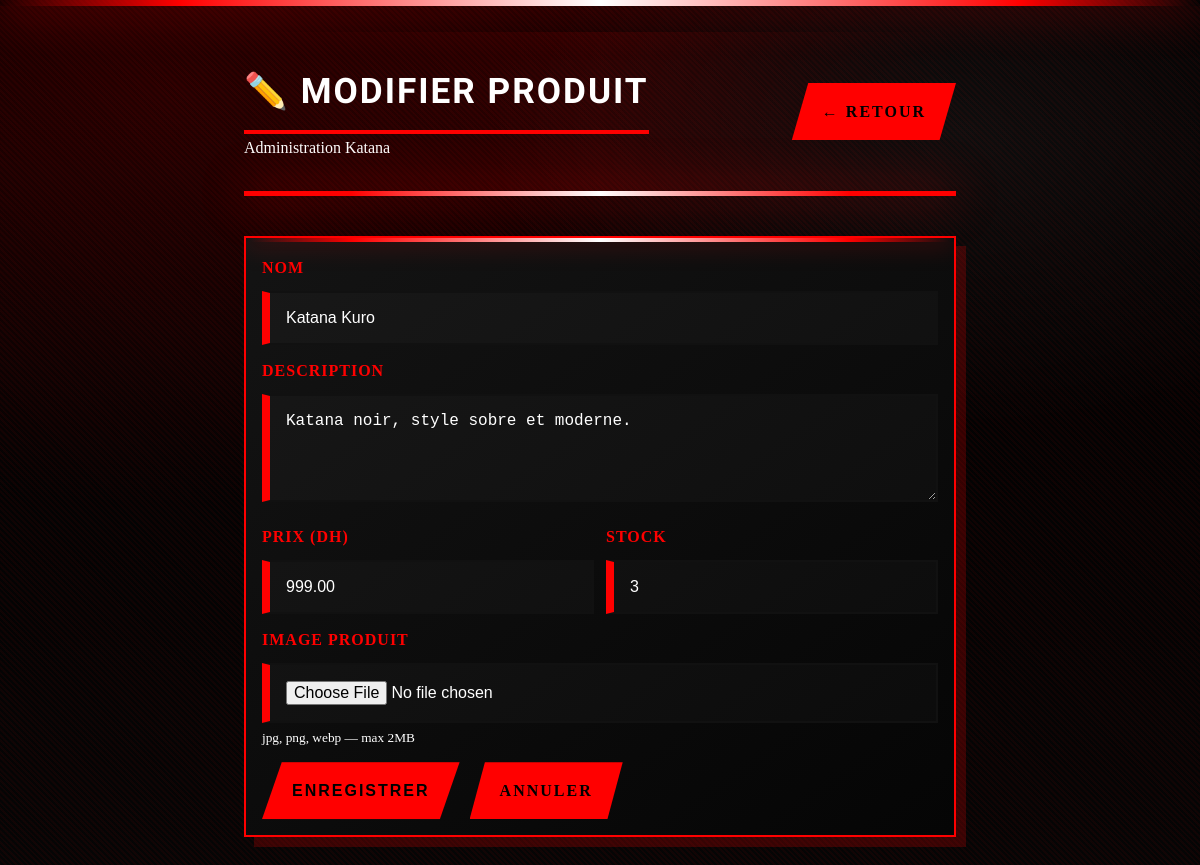
Page /php/admin/product_form.php?id=2 (signed in) on the committed database.
### tables this page shows
CREATE TABLE products (
  id INT AUTO_INCREMENT PRIMARY KEY,
  name VARCHAR(190) NOT NULL,
  description TEXT NULL,
  price DECIMAL(10,2) NOT NULL DEFAULT 0.00,
  stock INT NOT NULL DEFAULT 0,
  image VARCHAR(255) NULL,
  created_at TIMESTAMP DEFAULT CURRENT_TIMESTAMP,
  CHECK (stock >= 0),
  CHECK (price >= 0)
);

### php/admin/product_form.php (the view, shortened to what this page needs)
<?php
require_once __DIR__ . "/../includes/auth.php";
$id = (int)($_GET['id'] ?? 0);
$isEdit = $id > 0;
$name = "";
$description = "";
$price = "0.00";
$stock = "0";
if ($isEdit) {
  $stmt = $pdo->prepare("SELECT * FROM products WHERE id = ?");
  $stmt->execute([$id]);
  $p = $stmt->fetch(PDO::FETCH_ASSOC);
  $name = $p['name'];
  $description = $p['description'] ?? "";
  $price = $p['price'];
  $stock = $p['stock'];
}
?>
<!doctype html>
<html lang="fr">
<head>
  <link rel="stylesheet" href="/mini-ecommerce/php/public/assets/style.css">
</head>
<body>
<div class="page" style="max-width:760px;">
  <div class="topbar">
    <div>
      <h2 style="margin:0;">
        <?= $isEdit ? "✏️ Modifier" : "➕ Ajouter" ?> produit
      </h2>
      <div class="muted">Administration Katana</div>
    </div>
    <div class="actions">
      <a class="btn btn-soft" href="/mini-ecommerce/php/admin/products.php">
        ← Retour
      </a>
    </div>
  </div>
  <div class="card" style="padding:16px;">
    <form method="post" enctype="multipart/form-data" style="display:grid;gap:12px;">
      <div>
        <label>Nom</label>
        <input name="name" required value="<?= htmlspecialchars($name) ?>">
      </div>
      <div>
        <label>Description</label>
        <textarea name="description" rows="4"><?= htmlspecialchars($description) ?></textarea>
      </div>
      <div style="display:grid;grid-template-columns:1fr 1fr;gap:12px;">
        <div>
          <label>Prix (DH)</label>
          <input name="price" type="number" step="0.01" min="0" required value="<?= htmlspecialchars($price) ?>">
        </div>
        <div>
          <label>Stock</label>
          <input name="stock" type="number" min="0" required value="<?= htmlspecialchars($stock) ?>">
        </div>
      </div>
      <div>
        <label>Image produit</label>
        <input type="file" name="image" accept=".jpg,.jpeg,.png,.webp">
        <small>jpg, png, webp — max 2MB</small>
      </div>
      <div style="display:flex;gap:10px;flex-wrap:wrap;">
        <button class="btn btn-red" type="submit">
          Enregistrer
        </button>
        <a class="btn btn-outline" href="/mini-ecommerce/php/admin/products.php">
          Annuler
        </a>
      </div>
    </form>
  </div>
</div>
</body>
</html>

### php/public/assets/style.css (style rules this page uses)
:root { --primary-red: #ff0000; --blood-red: #8e0000; --katana-black: #000000; --dark-gray: #050505; --medium-gray: #111111; --light-gray: #ffffff; --silver: #e6e6e6; --chrome: #ffffff; --gold: #ffd700; --radius: 0px; --radius-sm: 0px; --radius-sharp: 0px; --border: 1px solid rgba(255, 255, 255, .2); --border-red: 2px solid var(--primary-red); --shadow-md: 10px 10px 0px rgba(255, 0, 0, 0.2); --shadow-lg: 15px 15px 0px rgba(255, 0, 0, 0.4); --shadow-red: 0 0 20px rgba(255, 0, 0, 0.6); --glow-red: 0 0 25px rgba(255, 0, 0, .6); --glow-red-strong: 0 0 45px rgba(255, 0, 0, .9); --glow-silver: 0 0 25px rgba(255, 255, 255, .4); --transition: all .15s cubic-bezier(0.4, 0, 0.2, 1); --transition-fast: all .1s ease; --blade: linear-gradient(90deg, transparent 0%, rgba(255, 0, 0, 1) 15%, rgba(255, 255, 255, 1) 50%, rgba(255, 0, 0, 1) 85%, transparent 100% ); --damascus: repeating-linear-gradient( 45deg, transparent, transparent 2px, rgba(255, 0, 0, .05) 2px, rgba(255, 0, 0, .05) 4px ); }
* { margin: 0; padding: 0; box-sizing: border-box; }
html, body { height: 100%; min-height: 100vh; }
body { font-family: 'Noto Serif JP', serif; background: radial-gradient(1000px 600px at 15% 10%, rgba(255, 0, 0, .15), transparent 70%), radial-gradient(800px 500px at 80% 15%, rgba(255, 255, 255, .05), transparent 60%), var(--damascus), linear-gradient(180deg, var(--katana-black) 0%, #050505 100%); color: var(--light-gray); line-height: 1.7; overflow-x: hidden; text-rendering: optimizeLegibility; -webkit-font-smoothing: antialiased; }
a { color: inherit; text-decoration: none; position: relative; padding: 2px 0; transition: var(--transition); }
a::after { content: ''; position: absolute; bottom: 0; left: 0; width: 0; height: 2px; background: var(--blade); transition: width .3s ease; }
.page { max-width: 1200px; margin: 0 auto; padding: 32px 24px; position: relative; }
.page::before { content: ''; position: fixed; top: 0; left: 0; right: 0; height: 6px; background: var(--blade); z-index: 1000; box-shadow: var(--glow-red-strong); }
.card { position: relative; background: linear-gradient(145deg, rgba(20, 20, 20, .98), rgba(5, 5, 5, .99)); border: var(--border-red); border-radius: var(--radius); box-shadow: var(--shadow-md); overflow: hidden; backdrop-filter: blur(10px); transition: var(--transition); }
.card::before { content: ""; position: absolute; top: 0; left: 0; right: 0; height: 4px; background: var(--blade); box-shadow: var(--glow-red); z-index: 1; }
h1, h2, h3, h4 { font-family: 'Syncopate', sans-serif; font-weight: 700; letter-spacing: 2px; text-transform: uppercase; position: relative; display: inline-block; }
h2 { font-size: 2.2rem; color: var(--light-gray); margin-bottom: 1.5rem; padding-bottom: .5rem; border-bottom: 4px solid var(--primary-red); }
button, .btn, a.btn { appearance: none; border: none; cursor: pointer; border-radius: 0; padding: 15px 30px; font-weight: 900; text-decoration: none; display: inline-flex; align-items: center; justify-content: center; gap: .75rem; transition: var(--transition); user-select: none; position: relative; overflow: hidden; text-transform: uppercase; letter-spacing: 2px; font-size: 1rem; background: var(--primary-red); color: var(--katana-black); clip-path: polygon(10% 0, 100% 0, 90% 100%, 0% 100%); }
.btn-soft { background: var(--medium-gray); border: 2px solid var(--primary-red); color: var(--primary-red); }
.btn-red { background: var(--primary-red); color: var(--katana-black); box-shadow: var(--glow-red); }
.btn-outline { background: transparent; border: 3px solid var(--primary-red); color: var(--primary-red); }
input, textarea, select { width: 100%; padding: 16px; border-radius: 0; border: 2px solid var(--medium-gray); border-left: 8px solid var(--primary-red); background: rgba(255, 255, 255, .02); color: var(--light-gray); outline: none; transition: var(--transition); font-size: 1rem; }
label { display: block; font-weight: 900; margin-bottom: 10px; color: var(--primary-red); text-transform: uppercase; letter-spacing: 1px; }
.topbar { position: relative; display: flex; justify-content: space-between; align-items: center; gap: 20px; margin-bottom: 40px; padding: 30px 0; border-bottom: 5px solid var(--primary-red); background: linear-gradient(to right, transparent, rgba(255, 0, 0, 0.1), transparent); }
.topbar::after { content: ""; position: absolute; left: 0; right: 0; bottom: -5px; height: 5px; background: var(--blade); box-shadow: var(--glow-red-strong); }

### rows in the picture
products: name "Katana Kuro", description "Katana noir, style sobre et moderne.", price "999.00", stock "3"
